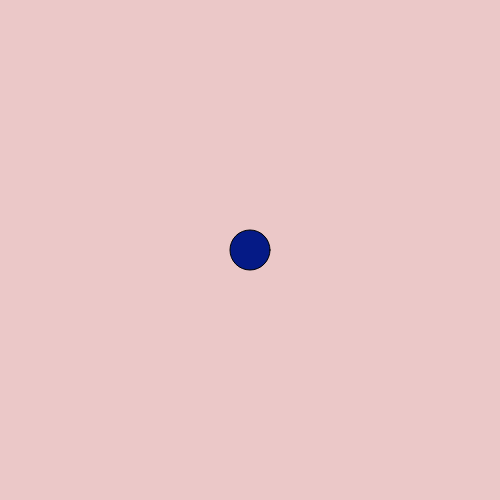
Frame 1 (no input)
Frame 60 (no input): identical to frame 1, image omitted
Frame 120 (the mouse pressed at the canvas centre since frame 60): identical to frame 1, image omitted

The p5.js sketch that drew this single still picture (run headless with seeded random() and noise() and a simulated clock; from frame 60 on, the mouse is pressed at the canvas centre):

// p5.js sketch
// ── sketch.js
function setup() {
createCanvas(500,500);
background(235,200,200);
fill(5,26,134);
ellipse(250,250,40,40);
}
function draw() {
}
